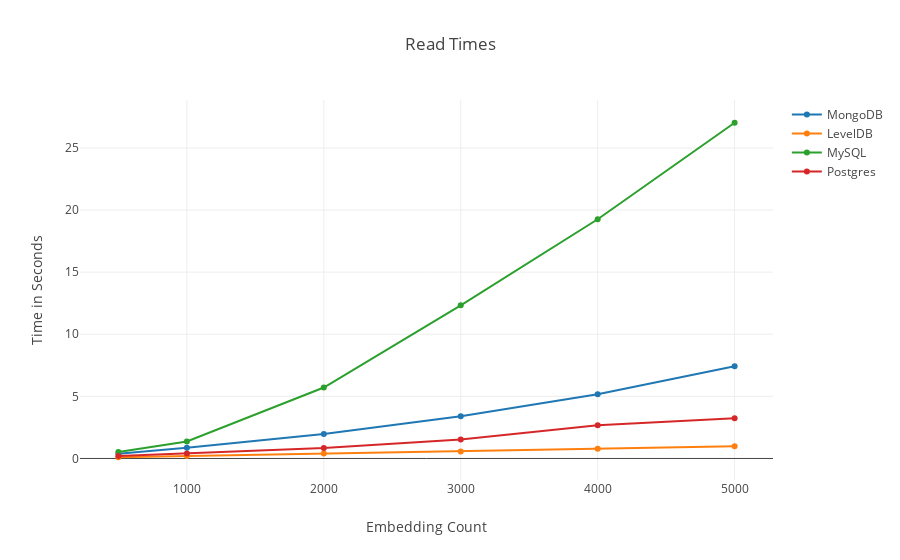

Here is the notebook cell this chart was saved with:
### Code cell
plotly.offline.init_notebook_mode(connected=True)

layout = plotly.graph_objs.Layout(title="Read Times",
                yaxis=dict(title='Time in Seconds'),
                xaxis=dict(title='Embedding Count'))

fig = plotly.graph_objs.Figure(data=data, layout=layout)

plotly.offline.iplot(fig, filename='scatter-read')

### Figure 1 — Plotly figure (JSON) as saved in the notebook; plotly's stock layout.template omitted (floating-point values rounded to 4 significant figures)
{"data": [{"mode": "lines+markers", "name": "MongoDB", "type": "scatter", "uid": "6f284f30-af90-11e8-8bf3-94b86d86a98e", "x": [500, 1000, 2000, 3000, 4000, 5000], "y": [0.3887, 0.8654, 1.975, 3.4, 5.169, 7.429]}, {"mode": "lines+markers", "name": "LevelDB", "type": "scatter", "uid": "6f284f31-af90-11e8-8bf3-94b86d86a98e", "x": [500, 1000, 2000, 3000, 4000, 5000], "y": [0.09851, 0.1946, 0.3904, 0.5679, 0.7732, 0.9868]}, {"mode": "lines+markers", "name": "MySQL", "type": "scatter", "uid": "6f284f32-af90-11e8-8bf3-94b86d86a98e", "x": [500, 1000, 2000, 3000, 4000, 5000], "y": [0.5182, 1.368, 5.713, 12.33, 19.26, 27.03]}, {"mode": "lines+markers", "name": "Postgres", "type": "scatter", "uid": "6f284f33-af90-11e8-8bf3-94b86d86a98e", "x": [500, 1000, 2000, 3000, 4000, 5000], "y": [0.2009, 0.4085, 0.8352, 1.531, 2.669, 3.242]}], "layout": {"title": "Read Times", "xaxis": {"title": "Embedding Count"}, "yaxis": {"title": "Time in Seconds"}}}
